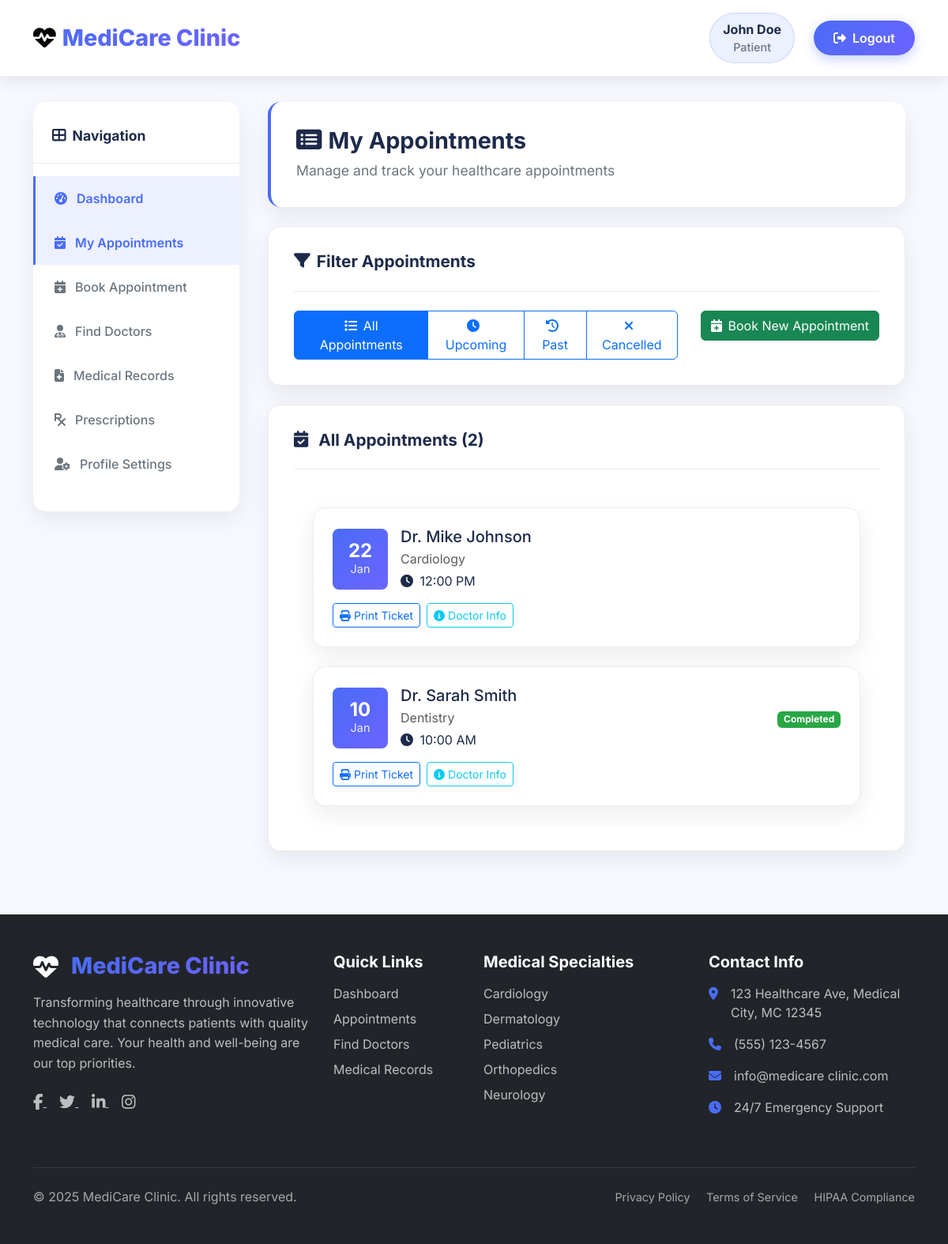
The app's page /patient/my_appointments.php (signed in) with its own data.
### tables this page shows
CREATE TABLE `appointments` (
  `appointment_id` int(11) NOT NULL AUTO_INCREMENT,
  `patient_id` int(11) NOT NULL,
  `doctor_id` int(11) NOT NULL,
  `appointment_date` date NOT NULL,
  `appointment_time` time NOT NULL,
  `reason_for_visit` text DEFAULT NULL,
  `status` enum('pending','completed','cancelled','no-show') DEFAULT 'pending',
  `booked_at` timestamp DEFAULT CURRENT_TIMESTAMP,
  `cancelled_by` enum('patient','doctor','admin') DEFAULT NULL,
  PRIMARY KEY (`appointment_id`),
  FOREIGN KEY (`patient_id`) REFERENCES `users`(`user_id`),
  FOREIGN KEY (`doctor_id`) REFERENCES `doctors`(`doctor_id`)
);

CREATE TABLE `users` (
  `user_id` int(11) NOT NULL AUTO_INCREMENT,
  `full_name` varchar(100) NOT NULL,
  `email` varchar(100) NOT NULL UNIQUE,
  `password` varchar(255) NOT NULL,
  `phone` varchar(20) DEFAULT NULL,
  `role` enum('patient','doctor','admin') NOT NULL DEFAULT 'patient',
  `created_at` timestamp DEFAULT CURRENT_TIMESTAMP,
  PRIMARY KEY (`user_id`)
);

CREATE TABLE `specializations` (
  `specialization_id` int(11) NOT NULL AUTO_INCREMENT,
  `name` varchar(100) NOT NULL,
  `description` text DEFAULT NULL,
  PRIMARY KEY (`specialization_id`)
);

### patient/my_appointments.php (the view, shortened to what this page needs)
<?php
require_once '../includes/header.php';
require_once '../includes/db_connect.php';
$filter = $_GET['filter'] ?? 'all';
$where_clause = "a.patient_id = ?";
$stmt = $conn->prepare("
    SELECT a.*, u.full_name, s.name as spec_name, u.email as doctor_email, u.phone as doctor_phone
    FROM appointments a
    JOIN doctors d ON a.doctor_id = d.doctor_id
    JOIN users u ON d.user_id = u.user_id
    JOIN specializations s ON d.specialization_id = s.specialization_id
    WHERE $where_clause
    ORDER BY a.appointment_date DESC, a.appointment_time DESC
");
$stmt->bind_param("i", $_SESSION['user_id']);
$stmt->execute();
$result = $stmt->get_result();
$appointments = $result->fetch_all(MYSQLI_ASSOC);
?>
<div class="container-fluid">
    <div class="content-header">
        <h1 class="content-title"><i class="fas fa-list-alt me-2"></i>My Appointments</h1>
        <p class="content-subtitle">Manage and track your healthcare appointments</p>
    </div>
    <div class="content-card mb-4">
        <div class="card-header-custom">
            <h3 class="card-title-custom">
                <i class="fas fa-filter me-2"></i>Filter Appointments
            </h3>
        </div>
        <div class="card-body">
            <div class="row">
                <div class="col-md-8">
                    <div class="btn-group" role="group">
                        <a href="?filter=all" class="btn <?= $filter == 'all' ? 'btn-primary' : 'btn-outline-primary' ?>">
                            <i class="fas fa-list me-2"></i>All Appointments
                        </a>
                        <a href="?filter=upcoming" class="btn <?= $filter == 'upcoming' ? 'btn-primary' : 'btn-outline-primary' ?>">
                            <i class="fas fa-clock me-2"></i>Upcoming
                        </a>
                        <a href="?filter=past" class="btn <?= $filter == 'past' ? 'btn-primary' : 'btn-outline-primary' ?>">
                            <i class="fas fa-history me-2"></i>Past
                        </a>
                        <a href="?filter=cancelled" class="btn <?= $filter == 'cancelled' ? 'btn-primary' : 'btn-outline-primary' ?>">
                            <i class="fas fa-times me-2"></i>Cancelled
                        </a>
                    </div>
                </div>
                <div class="col-md-4 text-end">
                    <a href="book_appointment.php" class="btn btn-success">
                        <i class="fas fa-calendar-plus me-2"></i>Book New Appointment
                    </a>
                </div>
            </div>
        </div>
    </div>
    <div class="content-card">
        <div class="card-header-custom d-flex justify-content-between align-items-center">
            <h3 class="card-title-custom">
                <i class="fas fa-calendar-check me-2"></i>
                <?= ucfirst($filter) ?> Appointments (<?= count($appointments) ?>)
            </h3>
        </div>
        <div class="card-body p-0">
            <?php if(count($appointments) > 0): ?>
                <div class="appointments-grid">
                    <?php foreach($appointments as $apt):
                        $isToday = date('Y-m-d') == $apt['appointment_date'];
                    ?>
                        <div class="appointment-card <?= $isToday ? 'today-appointment' : '' ?>">
                            <div class="appointment-header">
                                <div class="appointment-date">
                                    <div class="date-day"><?= date('d', strtotime($apt['appointment_date'])) ?></div>
                                    <div class="date-month"><?= date('M', strtotime($apt['appointment_date'])) ?></div>
                                </div>
                                <div class="appointment-info">
                                    <h5 class="mb-1">Dr. <?= $apt['full_name'] ?></h5>
                                    <p class="text-muted mb-1"><?= $apt['spec_name'] ?></p>
                                    <p class="mb-0">
                                        <i class="fas fa-clock me-1"></i>
                                        <?= date('h:i A', strtotime($apt['appointment_time'])) ?>
                                    </p>
                                </div>
                                <div class="appointment-status">
                                    <span class="badge status-<?= $apt['status'] ?>">
                                        <?= ucfirst($apt['status']) ?>
                                    </span>
                                </div>
                            </div>
                            <div class="appointment-actions">
                                <a href="print_ticket.php?id=<?= $apt['appointment_id'] ?>"
                                   class="btn btn-outline-primary btn-sm" target="_blank">
                                    <i class="fas fa-print me-1"></i>Print Ticket
                                </a>
                                <button class="btn btn-outline-info btn-sm"
                                        onclick="showDoctorInfo('<?= $apt['full_name'] ?>', '<?= $apt['doctor_email'] ?>', '<?= $apt['doctor_phone'] ?>')">
                                    <i class="fas fa-info-circle me-1"></i>Doctor Info
                                </button>
                            </div>
                        </div>
                    <?php endforeach; ?>
                </div>
            <?php endif; ?>
        </div>
    </div>
</div>
<?php require_once '../includes/footer.php'; ?>

### includes/header.php (style rules this page uses)
:root { --primary: #4a6cf7; --primary-light: #6a85f9; --primary-dark: #3a56d4; --secondary: #6c63ff; --accent: #ff6b9d; --accent-light: #ff8ab0; --light: #f8f9ff; --dark: #1e2a4a; --gray: #6c757d; --gray-light: #e9ecef; --success: #28a745; --danger: #dc3545; --border-radius: 16px; --box-shadow: 0 10px 30px rgba(0, 0, 0, 0.08); --box-shadow-lg: 0 20px 50px rgba(0, 0, 0, 0.12); --transition: all 0.4s cubic-bezier(0.175, 0.885, 0.32, 1.275); }
* { margin: 0; padding: 0; box-sizing: border-box; }
body { background: #f8f9ff; font-family: 'Inter', sans-serif; color: var(--dark); min-height: 100vh; display: flex; flex-direction: column; }
.content-header { background: white; border-radius: var(--border-radius); padding: 2rem; margin: 2rem 0 1.5rem; box-shadow: var(--box-shadow); border-left: 4px solid var(--primary); }
.content-title { font-weight: 700; color: var(--dark); margin: 0; font-size: 1.8rem; }
.content-subtitle { color: var(--gray); margin: 0.5rem 0 0; font-size: 1.1rem; }
.content-card { background: white; border-radius: var(--border-radius); padding: 2rem; margin-bottom: 2rem; box-shadow: var(--box-shadow); border: 1px solid var(--gray-light); transition: var(--transition); }
.card-header-custom { background: transparent; border-bottom: 1px solid var(--gray-light); padding: 0 0 1.5rem; margin-bottom: 1.5rem; }
.card-title-custom { font-weight: 700; color: var(--dark); margin: 0; font-size: 1.3rem; }

### patient/my_appointments.php (style rules this page uses)
.appointments-grid { display: grid; gap: 1.5rem; padding: 1.5rem; }
.appointment-card { background: white; border: 1px solid var(--gray-light); border-radius: var(--border-radius); padding: 1.5rem; transition: var(--transition); box-shadow: var(--box-shadow); }
.appointment-header { display: flex; align-items: center; gap: 1rem; margin-bottom: 1rem; }
.appointment-date { background: linear-gradient(135deg, var(--primary) 0%, var(--secondary) 100%); color: white; border-radius: 8px; padding: 1rem; text-align: center; min-width: 70px; }
.date-day { font-size: 1.5rem; font-weight: bold; line-height: 1; }
.date-month { font-size: 0.9rem; opacity: 0.9; }
.appointment-info { flex: 1; }
.appointment-status { text-align: right; }
.status-pending { background: var(--warning); }
.status-completed { background: var(--success); }
.appointment-actions { display: flex; gap: 0.5rem; flex-wrap: wrap; }

### records on screen
appointments: appointment_date "22", appointment_date "Jan", users.full_name "Mike Johnson", specializations.name "Cardiology", appointment_time "12:00 PM"
appointments: appointment_date "10", appointment_date "Jan", users.full_name "Sarah Smith", specializations.name "Dentistry", appointment_time "10:00 AM", status "Completed"

### other values on screen
SITE_NAME "MediCare Clinic"
$_SESSION['full_name'] "John Doe"
$_SESSION['role'] "Patient"
$filter "All"
count($appointments) "2"
SITE_NAME "medicare clinic"
